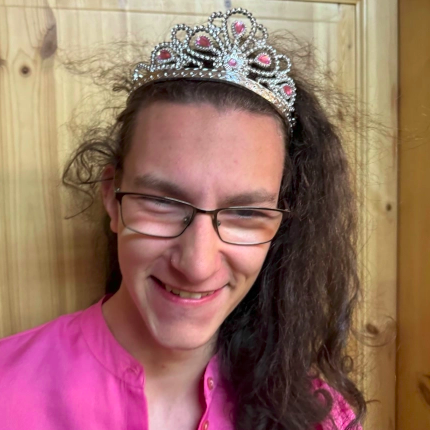
#> input picture takyradim.png, 430 x 430 px
$ jupyter execute 'mse-spatny-ale-funguje copy.ipynb'
#> lines starting #> are read from the running program, lines starting #| are printed output that depends on the picture
[cell 1]
import cv2
import numpy as np
from matplotlib import pyplot as plt
from matplotlib.pyplot import imshow
from PIL import Image, ImageOps, ImageFilter, ImageEnhance
from tqdm import tqdm

[cell 2]
img = cv2.imread("../takyradim.png")
#> img is the input picture: shape (430, 430, 3); mean B, G, R 98.2, 110.4, 149.8
img = cv2.cvtColor(img, cv2.COLOR_BGR2GRAY)
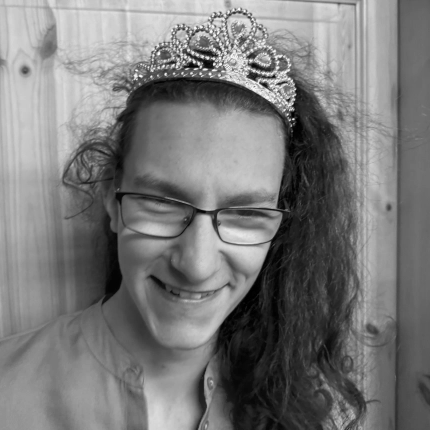
#> img: shape (430, 430); min 0, max 254, mean 120.8
# img = cv2.resize(img, (img.shape[1] * 2, img.shape[0] * 2))

# img = np.full_like(img, 255) - img


img_pil = Image.fromarray(img)
img_pil = img_pil.filter(ImageFilter.EDGE_ENHANCE_MORE)
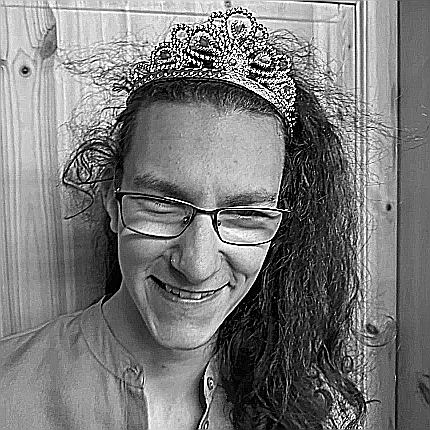
#> img_pil: PIL image 430x430 L; min 0, max 255, mean 120.9
# img_pil = img_pil.filter(ImageFilter.EDGE_ENHANCE_MORE)
# enhanced = cv2.Canny(img, 30, 70)

img = np.array(img_pil)
# img = cv2.addWeighted(img, 0.9, cv2.GaussianBlur(enhanced, (5, 5), 7), 1.0, 0)


plane = np.full_like(img, 255)
plane[0, 0] = 0
plane[0, 1] = 255


imshow(img, cmap="gray")

[cell 3]
def generate_circle_points(center, radius, n):
    angles = np.linspace(0, 2 * np.pi, n, endpoint=False)
    points = [
        (center[0] + radius * np.cos(angle), center[1] + radius * np.sin(angle))
        for angle in angles
    ]
    return points


print(img.shape)
#| (430, 430)
center = (img.shape[0] // 2, img.shape[1] // 2)
#> center = (215, 215)
radius = min(img.shape[0], img.shape[1]) // 2 - 5
#> radius = 210
n = 200
circle_points = generate_circle_points(center, radius, n)

# Plot the points on the image
# for point in circle_points:
# img_gray[int(point[1]), int(point[0])] = 255

# imshow(img_gray, cmap="gray")

spagat = [0]
